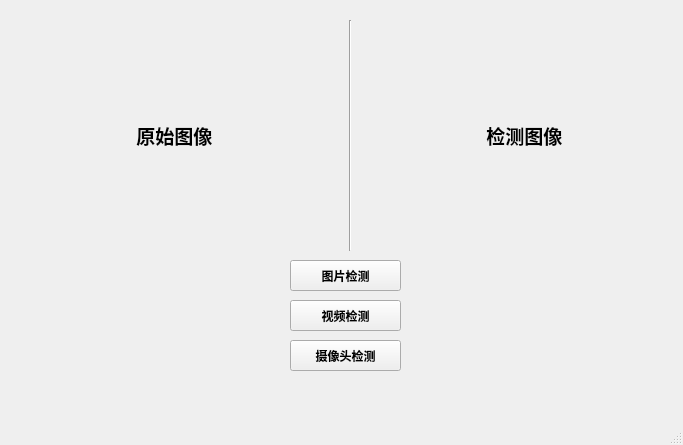
<?xml version="1.0" encoding="UTF-8"?>
<ui version="4.0">
 <class>MainWindow</class>
 <widget class="QMainWindow" name="MainWindow">
  <property name="geometry">
   <rect>
    <x>0</x>
    <y>0</y>
    <width>683</width>
    <height>445</height>
   </rect>
  </property>
  <property name="font">
   <font>
    <bold>true</bold>
   </font>
  </property>
  <property name="windowTitle">
   <string>MainWindow</string>
  </property>
  <widget class="QWidget" name="centralwidget">
   <widget class="QLabel" name="input">
    <property name="geometry">
     <rect>
      <x>10</x>
      <y>20</y>
      <width>321</width>
      <height>231</height>
     </rect>
    </property>
    <property name="font">
     <font>
      <pointsize>14</pointsize>
      <bold>true</bold>
     </font>
    </property>
    <property name="text">
     <string>                        原始图像</string>
    </property>
    <property name="scaledContents">
     <bool>true</bool>
    </property>
   </widget>
   <widget class="QLabel" name="output">
    <property name="geometry">
     <rect>
      <x>360</x>
      <y>20</y>
      <width>311</width>
      <height>231</height>
     </rect>
    </property>
    <property name="font">
     <font>
      <pointsize>14</pointsize>
      <bold>true</bold>
     </font>
    </property>
    <property name="text">
     <string>                        检测图像</string>
    </property>
    <property name="scaledContents">
     <bool>true</bool>
    </property>
    <property name="wordWrap">
     <bool>false</bool>
    </property>
    <property name="openExternalLinks">
     <bool>true</bool>
    </property>
   </widget>
   <widget class="Line" name="line">
    <property name="geometry">
     <rect>
      <x>340</x>
      <y>20</y>
      <width>20</width>
      <height>231</height>
     </rect>
    </property>
    <property name="orientation">
     <enum>Qt::Vertical</enum>
    </property>
   </widget>
   <widget class="QPushButton" name="imgButton">
    <property name="geometry">
     <rect>
      <x>290</x>
      <y>260</y>
      <width>111</width>
      <height>31</height>
     </rect>
    </property>
    <property name="text">
     <string>图片检测</string>
    </property>
   </widget>
   <widget class="QPushButton" name="videoButton">
    <property name="geometry">
     <rect>
      <x>290</x>
      <y>300</y>
      <width>111</width>
      <height>31</height>
     </rect>
    </property>
    <property name="text">
     <string>视频检测</string>
    </property>
   </widget>
   <widget class="QPushButton" name="pushButton_3">
    <property name="geometry">
     <rect>
      <x>290</x>
      <y>340</y>
      <width>111</width>
      <height>31</height>
     </rect>
    </property>
    <property name="text">
     <string>摄像头检测</string>
    </property>
   </widget>
  </widget>
  <widget class="QStatusBar" name="statusbar"/>
 </widget>
 <resources/>
 <connections/>
</ui>
